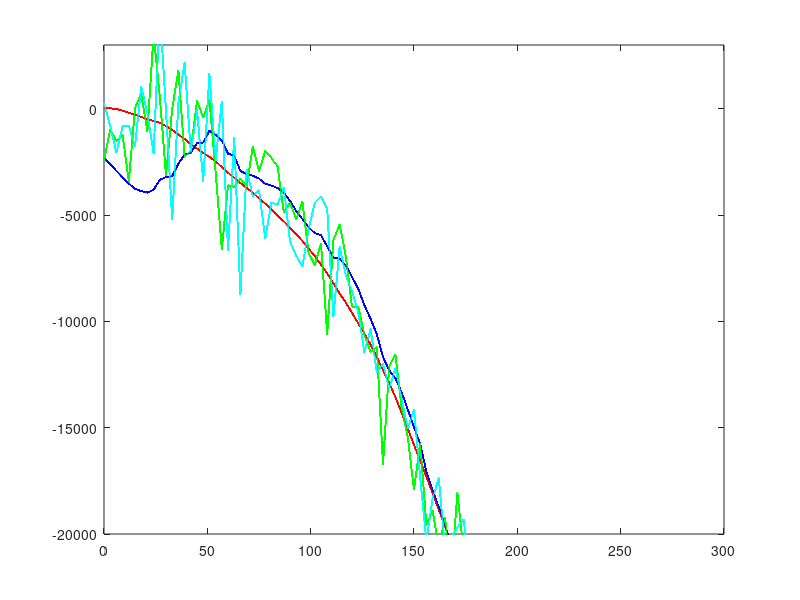

Recreate this plot in MATLAB.
clear all; clc;

dur = 300;
dt = 3;

%% 진짜 state 모델링

x = [10; 6]; %초기 진짜 위치
P = [1 1;    %초기 공분산인데 모르니까 임의로 넣음
     1 1];
A = [1 dt;   %진짜 state 변화
     0 1];
g = -0.6
u = g*[1/2*dt^2; dt]; %진짜 외부에서 가한 힘
w_coeff = [10; 10];   %진짜 state 변하는 것의 error
Q = [w_coeff(1)^2       0;          %공분산
           0      w_coeff(2)^2];
       
%% measurement 모델링

H = [1 0];      %측정1
v_coeff = 2000;
R = v_coeff^2;

H2 = [1 0];     %측정2
v2_coeff = 2000;
R2 = v2_coeff^2;

%% Kalman Filter 동작

x_est = [-2000; -100]; %초기 예측 값인데 아무 값이나 넣어도 됨
x_arr = []; %진짜 state 그래프
x_est_arr = []; %예측한 state 그래프, a priori와 aposteriori 같이 씀
x_mea_arr = []; %측정한 state 그래프
x_mea_arr2 = []; %측정한 state 그래프2

for t = 0: dt :dur
    x = A*x + u + w_coeff.*randn(2, 1); %진짜 상태 변화
    x_arr = [x_arr; x(1)]; %진짜 값 저장
    
    x_est = A*x_est + u; %상태 변화 예측
    
    %1번째 Kalman Filter
    y = H*x + v_coeff*randn(1); %변화한 상태 측정
    x_mea_arr = [x_mea_arr; y]; %변화한 상태 측정한 것 저장(위치만)
    
    P = A*P*transpose(A)+Q; %a priori 공분산
    K = P*transpose(H)/(H*P*transpose(H)+R); %Kalman Gain
    x_est = x_est + K*(y - H*x_est); %a posteriori 상태 (상태 업데이트)
    P = (eye(2)-K*H)*P; %a posteriori 공분산 (공분산 업데이트)
    
    
    %2번째 Kalman Filter
    y2 = H2*x + v2_coeff*randn(1); %변화한 상태 측정2
    x_mea_arr2 = [x_mea_arr2; y2]; %변화한 상태 측정한 것 저장2(위치만)

    K2 = P*transpose(H2)/(H2*P*transpose(H2)+R2); %Kalman Gain2
    x_est = x_est + K2*(y2 - H2*x_est); %a posteriori 상태2 (상태 업데이트)
    P = (eye(2)-K2*H2)*P; %a posteriori 공분산2 (공분산 업데이트)
    
    
    x_est_arr = [x_est_arr; x_est(1)]; %칼만 필터로 예측한 값 저장
    
    plot(0:dt:t, x_arr, '-r');      %진짜 실제 위치(빨간색)
    plot(0:dt:t, x_est_arr, '-b');  %칼만필터로 예측한 위치(파란색)
    plot(0:dt:t, x_mea_arr, '-g');  %측정한 위치(초록색)
    plot(0:dt:t, x_mea_arr2, '-c'); %측정한 위치2(하늘색)
    %칼만 필터가 잘 작동하면 초록색과 하늘색이 아무리 난리쳐도 파란색은 빨간색에 가까워져야 함
    
    axis([0 dur -20000 3000]);
    hold on
end
